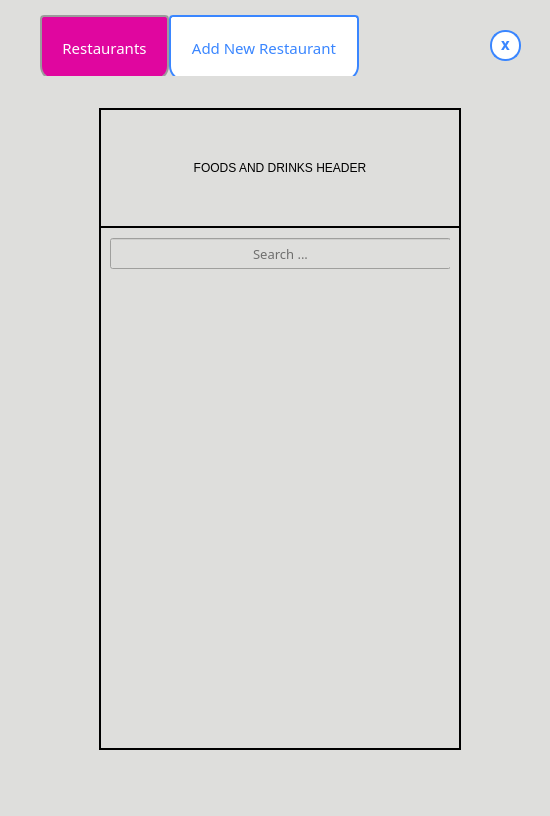
<?xml version="1.0" encoding="UTF-8"?>
<ui version="4.0">
 <class>Dialog</class>
 <widget class="QDialog" name="Dialog">
  <property name="geometry">
   <rect>
    <x>0</x>
    <y>0</y>
    <width>550</width>
    <height>816</height>
   </rect>
  </property>
  <property name="windowTitle">
   <string>Dialog</string>
  </property>
  <property name="styleSheet">
   <string notr="true">QWidget{
	background-color: rgb(222, 222, 220);
}</string>
  </property>
  <widget class="QPushButton" name="exit_button">
   <property name="geometry">
    <rect>
     <x>490</x>
     <y>30</y>
     <width>31</width>
     <height>31</height>
    </rect>
   </property>
   <property name="font">
    <font>
     <family>Open Sans ExtraBold</family>
    </font>
   </property>
   <property name="styleSheet">
    <string notr="true">QPushButton{
	color: rgb(58, 134, 255);
	background-color: white;
	border: 2px solid rgb(58, 134, 255);
    border-radius: 15px;
}

QPushButton:hover:!pressed   {
	background-color: qlineargradient(spread:pad, x1:0, y1:0, x2:0.857143, y2:0.857955, stop:1 rgb(255, 189, 108), stop:0 rgb(255, 0, 0));
  color: white;
}

QPushButton:pressed   {
  background-color: rgba(255, 0, 0, 255);
  color: white;
}
</string>
   </property>
   <property name="text">
    <string>X</string>
   </property>
  </widget>
  <widget class="QTabWidget" name="tabWidget">
   <property name="geometry">
    <rect>
     <x>40</x>
     <y>10</y>
     <width>481</width>
     <height>800</height>
    </rect>
   </property>
   <property name="font">
    <font>
     <family>MV Boli</family>
     <pointsize>11</pointsize>
    </font>
   </property>
   <property name="styleSheet">
    <string notr="true">QTabWidget::pane { /* The tab widget frame */
    border-top: 2px solid rgb(222, 222, 220);
    position: absolute;
    top: 20 px;
}

QTabWidget::tab-bar {
    alignment: center;
}

/* Style the tab using the tab sub-control. Note that
    it reads QTabBar _not_ QTabWidget */
QTabBar::tab {
	color: rgb(58, 134, 255);
    background-color: white;
    border: 2px solid rgb(58, 134, 255);
    border-bottom-color: rgb(222, 222, 220);
	border-radius: 15px;
    border-top-left-radius: 4px;
    border-top-right-radius: 4px;
    min-width: 15ex;
	top: 5 px;
    padding: 20px;

}

QTabBar::tab:selected, QTabBar::tab:hover {
background-color: qlineargradient(spread:pad, x1:0, y1:0, x2:0.857143, y2:0.857955, stop:1 rgba(10, 242, 251, 255), stop:0 rgba(224, 6, 159, 255));
}

QTabBar::tab:selected {
 	background-color: rgba(224, 6, 159, 255);
	color: white;
    border-color: #9B9B9B;
    border-bottom-color: #C2C7CB; /* same as pane color */
}</string>
   </property>
   <property name="tabPosition">
    <enum>QTabWidget::North</enum>
   </property>
   <property name="tabShape">
    <enum>QTabWidget::Rounded</enum>
   </property>
   <property name="currentIndex">
    <number>0</number>
   </property>
   <property name="elideMode">
    <enum>Qt::ElideMiddle</enum>
   </property>
   <property name="tabBarAutoHide">
    <bool>false</bool>
   </property>
   <widget class="QWidget" name="widget">
    <attribute name="title">
     <string>Restaurants</string>
    </attribute>
    <widget class="Line" name="line_19">
     <property name="geometry">
      <rect>
       <x>50</x>
       <y>130</y>
       <width>20</width>
       <height>521</height>
      </rect>
     </property>
     <property name="frameShadow">
      <enum>QFrame::Plain</enum>
     </property>
     <property name="lineWidth">
      <number>2</number>
     </property>
     <property name="orientation">
      <enum>Qt::Vertical</enum>
     </property>
    </widget>
    <widget class="QLineEdit" name="search_drinks_foods_area">
     <property name="geometry">
      <rect>
       <x>70</x>
       <y>140</y>
       <width>341</width>
       <height>31</height>
      </rect>
     </property>
     <property name="font">
      <font>
       <family>MV Boli</family>
       <pointsize>10</pointsize>
      </font>
     </property>
     <property name="text">
      <string/>
     </property>
     <property name="alignment">
      <set>Qt::AlignCenter</set>
     </property>
     <property name="placeholderText">
      <string>Search ...</string>
     </property>
     <property name="clearButtonEnabled">
      <bool>true</bool>
     </property>
    </widget>
    <widget class="QScrollArea" name="restaurants_area">
     <property name="geometry">
      <rect>
       <x>70</x>
       <y>180</y>
       <width>341</width>
       <height>461</height>
      </rect>
     </property>
     <property name="frameShape">
      <enum>QFrame::NoFrame</enum>
     </property>
     <property name="widgetResizable">
      <bool>true</bool>
     </property>
     <widget class="QWidget" name="scrollAreaWidgetContents_6">
      <property name="geometry">
       <rect>
        <x>0</x>
        <y>0</y>
        <width>341</width>
        <height>461</height>
       </rect>
      </property>
     </widget>
    </widget>
    <widget class="Line" name="line_20">
     <property name="geometry">
      <rect>
       <x>410</x>
       <y>120</y>
       <width>20</width>
       <height>531</height>
      </rect>
     </property>
     <property name="frameShadow">
      <enum>QFrame::Plain</enum>
     </property>
     <property name="lineWidth">
      <number>2</number>
     </property>
     <property name="midLineWidth">
      <number>0</number>
     </property>
     <property name="orientation">
      <enum>Qt::Vertical</enum>
     </property>
    </widget>
    <widget class="QLabel" name="food_drinks_header">
     <property name="geometry">
      <rect>
       <x>59</x>
       <y>10</y>
       <width>362</width>
       <height>120</height>
      </rect>
     </property>
     <property name="frameShape">
      <enum>QFrame::WinPanel</enum>
     </property>
     <property name="text">
      <string>FOODS AND DRINKS HEADER</string>
     </property>
     <property name="alignment">
      <set>Qt::AlignCenter</set>
     </property>
    </widget>
    <widget class="Line" name="line_21">
     <property name="geometry">
      <rect>
       <x>59</x>
       <y>650</y>
       <width>362</width>
       <height>2</height>
      </rect>
     </property>
     <property name="frameShadow">
      <enum>QFrame::Plain</enum>
     </property>
     <property name="lineWidth">
      <number>2</number>
     </property>
     <property name="orientation">
      <enum>Qt::Horizontal</enum>
     </property>
    </widget>
   </widget>
   <widget class="QWidget" name="widget">
    <attribute name="title">
     <string>Add New Restaurant</string>
    </attribute>
    <widget class="Line" name="line_10">
     <property name="geometry">
      <rect>
       <x>60</x>
       <y>648</y>
       <width>361</width>
       <height>20</height>
      </rect>
     </property>
     <property name="frameShadow">
      <enum>QFrame::Plain</enum>
     </property>
     <property name="lineWidth">
      <number>2</number>
     </property>
     <property name="orientation">
      <enum>Qt::Horizontal</enum>
     </property>
    </widget>
    <widget class="Line" name="line_11">
     <property name="geometry">
      <rect>
       <x>411</x>
       <y>120</y>
       <width>20</width>
       <height>531</height>
      </rect>
     </property>
     <property name="frameShadow">
      <enum>QFrame::Plain</enum>
     </property>
     <property name="lineWidth">
      <number>2</number>
     </property>
     <property name="midLineWidth">
      <number>0</number>
     </property>
     <property name="orientation">
      <enum>Qt::Vertical</enum>
     </property>
    </widget>
    <widget class="Line" name="line_12">
     <property name="geometry">
      <rect>
       <x>51</x>
       <y>130</y>
       <width>20</width>
       <height>521</height>
      </rect>
     </property>
     <property name="frameShadow">
      <enum>QFrame::Plain</enum>
     </property>
     <property name="lineWidth">
      <number>2</number>
     </property>
     <property name="orientation">
      <enum>Qt::Vertical</enum>
     </property>
    </widget>
    <widget class="QLabel" name="restaurant_info_header">
     <property name="geometry">
      <rect>
       <x>60</x>
       <y>10</y>
       <width>362</width>
       <height>120</height>
      </rect>
     </property>
     <property name="frameShape">
      <enum>QFrame::WinPanel</enum>
     </property>
     <property name="text">
      <string>RESTAURANT PROFILE HEADER</string>
     </property>
     <property name="alignment">
      <set>Qt::AlignCenter</set>
     </property>
    </widget>
    <widget class="QLineEdit" name="address_input">
     <property name="enabled">
      <bool>true</bool>
     </property>
     <property name="geometry">
      <rect>
       <x>230</x>
       <y>430</y>
       <width>171</width>
       <height>31</height>
      </rect>
     </property>
     <property name="font">
      <font>
       <family>MV Boli</family>
       <pointsize>10</pointsize>
      </font>
     </property>
     <property name="styleSheet">
      <string notr="true">QLineEdit:disabled{
color: rgb(0, 0, 0);
}</string>
     </property>
     <property name="text">
      <string/>
     </property>
     <property name="alignment">
      <set>Qt::AlignCenter</set>
     </property>
     <property name="readOnly">
      <bool>false</bool>
     </property>
     <property name="placeholderText">
      <string>address</string>
     </property>
     <property name="clearButtonEnabled">
      <bool>false</bool>
     </property>
    </widget>
    <widget class="QLineEdit" name="manager_first_name_input">
     <property name="enabled">
      <bool>true</bool>
     </property>
     <property name="geometry">
      <rect>
       <x>230</x>
       <y>190</y>
       <width>171</width>
       <height>31</height>
      </rect>
     </property>
     <property name="font">
      <font>
       <family>MV Boli</family>
       <pointsize>10</pointsize>
      </font>
     </property>
     <property name="styleSheet">
      <string notr="true">QLineEdit:disabled{
color: rgb(0, 0, 0);
}</string>
     </property>
     <property name="text">
      <string/>
     </property>
     <property name="alignment">
      <set>Qt::AlignCenter</set>
     </property>
     <property name="readOnly">
      <bool>false</bool>
     </property>
     <property name="placeholderText">
      <string>first name</string>
     </property>
     <property name="clearButtonEnabled">
      <bool>false</bool>
     </property>
    </widget>
    <widget class="QLabel" name="restaurant_email_label">
     <property name="geometry">
      <rect>
       <x>80</x>
       <y>312</y>
       <width>141</width>
       <height>31</height>
      </rect>
     </property>
     <property name="font">
      <font>
       <family>MV Boli</family>
       <pointsize>8</pointsize>
      </font>
     </property>
     <property name="text">
      <string>Email :</string>
     </property>
    </widget>
    <widget class="QLineEdit" name="location_input">
     <property name="enabled">
      <bool>true</bool>
     </property>
     <property name="geometry">
      <rect>
       <x>230</x>
       <y>350</y>
       <width>171</width>
       <height>31</height>
      </rect>
     </property>
     <property name="font">
      <font>
       <family>MV Boli</family>
       <pointsize>10</pointsize>
      </font>
     </property>
     <property name="styleSheet">
      <string notr="true">QLineEdit:disabled{
color: rgb(0, 0, 0);
}</string>
     </property>
     <property name="text">
      <string/>
     </property>
     <property name="alignment">
      <set>Qt::AlignCenter</set>
     </property>
     <property name="readOnly">
      <bool>false</bool>
     </property>
     <property name="placeholderText">
      <string>location</string>
     </property>
     <property name="clearButtonEnabled">
      <bool>false</bool>
     </property>
    </widget>
    <widget class="QLineEdit" name="manager_last_name_input">
     <property name="enabled">
      <bool>true</bool>
     </property>
     <property name="geometry">
      <rect>
       <x>230</x>
       <y>232</y>
       <width>171</width>
       <height>31</height>
      </rect>
     </property>
     <property name="font">
      <font>
       <family>MV Boli</family>
       <pointsize>10</pointsize>
      </font>
     </property>
     <property name="styleSheet">
      <string notr="true">QLineEdit:disabled{
color: rgb(0, 0, 0);
}</string>
     </property>
     <property name="text">
      <string/>
     </property>
     <property name="alignment">
      <set>Qt::AlignCenter</set>
     </property>
     <property name="readOnly">
      <bool>false</bool>
     </property>
     <property name="placeholderText">
      <string>last name</string>
     </property>
     <property name="clearButtonEnabled">
      <bool>false</bool>
     </property>
    </widget>
    <widget class="QLineEdit" name="restaurant_email_input">
     <property name="enabled">
      <bool>true</bool>
     </property>
     <property name="geometry">
      <rect>
       <x>230</x>
       <y>312</y>
       <width>171</width>
       <height>31</height>
      </rect>
     </property>
     <property name="font">
      <font>
       <family>MV Boli</family>
       <pointsize>10</pointsize>
      </font>
     </property>
     <property name="styleSheet">
      <string notr="true">QLineEdit:disabled{
color: rgb(0, 0, 0);
}</string>
     </property>
     <property name="text">
      <string/>
     </property>
     <property name="alignment">
      <set>Qt::AlignCenter</set>
     </property>
     <property name="readOnly">
      <bool>false</bool>
     </property>
     <property name="placeholderText">
      <string>email</string>
     </property>
     <property name="clearButtonEnabled">
      <bool>false</bool>
     </property>
    </widget>
    <widget class="QLabel" name="manager_last_name_label">
     <property name="geometry">
      <rect>
       <x>80</x>
       <y>232</y>
       <width>141</width>
       <height>31</height>
      </rect>
     </property>
     <property name="font">
      <font>
       <family>MV Boli</family>
       <pointsize>8</pointsize>
      </font>
     </property>
     <property name="text">
      <string>Manager Last Name :</string>
     </property>
    </widget>
    <widget class="QLabel" name="restaurant_phone_number_label">
     <property name="geometry">
      <rect>
       <x>80</x>
       <y>272</y>
       <width>141</width>
       <height>31</height>
      </rect>
     </property>
     <property name="font">
      <font>
       <family>MV Boli</family>
       <pointsize>8</pointsize>
      </font>
     </property>
     <property name="text">
      <string>Phone Number :</string>
     </property>
    </widget>
    <widget class="QLabel" name="address_label">
     <property name="geometry">
      <rect>
       <x>80</x>
       <y>430</y>
       <width>141</width>
       <height>31</height>
      </rect>
     </property>
     <property name="font">
      <font>
       <family>MV Boli</family>
       <pointsize>8</pointsize>
      </font>
     </property>
     <property name="text">
      <string>Address :</string>
     </property>
    </widget>
    <widget class="QLineEdit" name="restaurant_phone_number_input">
     <property name="enabled">
      <bool>true</bool>
     </property>
     <property name="geometry">
      <rect>
       <x>230</x>
       <y>272</y>
       <width>171</width>
       <height>31</height>
      </rect>
     </property>
     <property name="font">
      <font>
       <family>MV Boli</family>
       <pointsize>10</pointsize>
      </font>
     </property>
     <property name="styleSheet">
      <string notr="true">QLineEdit:disabled{
color: rgb(0, 0, 0);
}</string>
     </property>
     <property name="text">
      <string/>
     </property>
     <property name="alignment">
      <set>Qt::AlignCenter</set>
     </property>
     <property name="readOnly">
      <bool>false</bool>
     </property>
     <property name="placeholderText">
      <string>phone number</string>
     </property>
     <property name="clearButtonEnabled">
      <bool>false</bool>
     </property>
    </widget>
    <widget class="QLabel" name="type_label">
     <property name="geometry">
      <rect>
       <x>80</x>
       <y>390</y>
       <width>141</width>
       <height>31</height>
      </rect>
     </property>
     <property name="font">
      <font>
       <family>MV Boli</family>
       <pointsize>8</pointsize>
      </font>
     </property>
     <property name="text">
      <string>Type :</string>
     </property>
    </widget>
    <widget class="QLineEdit" name="type_input">
     <property name="enabled">
      <bool>true</bool>
     </property>
     <property name="geometry">
      <rect>
       <x>230</x>
       <y>390</y>
       <width>171</width>
       <height>31</height>
      </rect>
     </property>
     <property name="font">
      <font>
       <family>MV Boli</family>
       <pointsize>10</pointsize>
      </font>
     </property>
     <property name="styleSheet">
      <string notr="true">QLineEdit:disabled{
color: rgb(0, 0, 0);
}</string>
     </property>
     <property name="text">
      <string/>
     </property>
     <property name="alignment">
      <set>Qt::AlignCenter</set>
     </property>
     <property name="readOnly">
      <bool>false</bool>
     </property>
     <property name="placeholderText">
      <string>type</string>
     </property>
     <property name="clearButtonEnabled">
      <bool>false</bool>
     </property>
    </widget>
    <widget class="QLabel" name="location_label">
     <property name="geometry">
      <rect>
       <x>80</x>
       <y>350</y>
       <width>141</width>
       <height>31</height>
      </rect>
     </property>
     <property name="font">
      <font>
       <family>MV Boli</family>
       <pointsize>8</pointsize>
      </font>
     </property>
     <property name="text">
      <string>Location :</string>
     </property>
    </widget>
    <widget class="QLabel" name="manager_first_name_label">
     <property name="geometry">
      <rect>
       <x>80</x>
       <y>190</y>
       <width>141</width>
       <height>31</height>
      </rect>
     </property>
     <property name="font">
      <font>
       <family>MV Boli</family>
       <pointsize>8</pointsize>
      </font>
     </property>
     <property name="text">
      <string>Manager Frist Name :</string>
     </property>
    </widget>
    <widget class="QLineEdit" name="restaurant_name_input">
     <property name="enabled">
      <bool>false</bool>
     </property>
     <property name="geometry">
      <rect>
       <x>230</x>
       <y>150</y>
       <width>171</width>
       <height>31</height>
      </rect>
     </property>
     <property name="font">
      <font>
       <family>MV Boli</family>
       <pointsize>10</pointsize>
      </font>
     </property>
     <property name="styleSheet">
      <string notr="true">QLineEdit:disabled{
color: rgb(0, 0, 0);
}</string>
     </property>
     <property name="text">
      <string/>
     </property>
     <property name="alignment">
      <set>Qt::AlignCenter</set>
     </property>
     <property name="readOnly">
      <bool>false</bool>
     </property>
     <property name="placeholderText">
      <string>restaurant name</string>
     </property>
     <property name="clearButtonEnabled">
      <bool>false</bool>
     </property>
    </widget>
    <widget class="QLabel" name="restaurant_name_label">
     <property name="geometry">
      <rect>
       <x>80</x>
       <y>150</y>
       <width>141</width>
       <height>31</height>
      </rect>
     </property>
     <property name="font">
      <font>
       <family>MV Boli</family>
       <pointsize>8</pointsize>
      </font>
     </property>
     <property name="text">
      <string>Restaurant Name :</string>
     </property>
    </widget>
    <widget class="QPushButton" name="update_restaurant_profile">
     <property name="geometry">
      <rect>
       <x>130</x>
       <y>560</y>
       <width>241</width>
       <height>51</height>
      </rect>
     </property>
     <property name="font">
      <font>
       <family>MV Boli</family>
       <pointsize>10</pointsize>
       <weight>50</weight>
       <italic>false</italic>
       <bold>false</bold>
      </font>
     </property>
     <property name="styleSheet">
      <string notr="true">QPushButton{
	color: rgb(58, 134, 255);
	font: 10pt &quot;MV Boli&quot;;
	background-color: white;
	border: 2px solid rgb(58, 134, 255);
    border-radius: 12px;
}

QPushButton:hover:!pressed   {
	background-color: qlineargradient(spread:pad, x1:0, y1:0, x2:0.857143, y2:0.857955, stop:1 rgba(10, 242, 251, 255), stop:0 rgba(224, 6, 159, 255));
  color: white;
}

QPushButton:pressed   {
  background-color: rgba(224, 6, 159, 255);
  color: white;
}
</string>
     </property>
     <property name="text">
      <string>Update Restaurant Profile</string>
     </property>
     <property name="checkable">
      <bool>false</bool>
     </property>
    </widget>
   </widget>
  </widget>
  <zorder>tabWidget</zorder>
  <zorder>exit_button</zorder>
 </widget>
 <resources/>
 <connections/>
</ui>
